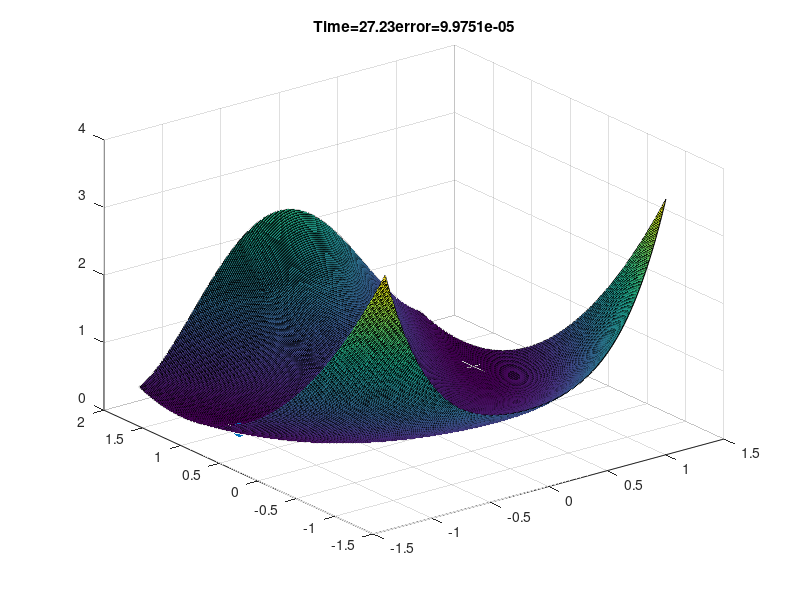

Reproduce this figure in MATLAB.
clear;
clc;

% initialize
V=@(x,y) (x.^2-1).^2/4 + (y-x.^2).^2/2; % Rosenbrock function
dV=@(x,y) [(x.^2-1).*x+(x.^2-y).*x*2;y-x.^2]; 
threshold=1E-4; 
h=0.01; 

x0=-0.5;
y0=0.1; 

x=x0;
y=y0; 

% display contour
xSpan=[-1.2:0.01:1.2];
ySpan=[-1.2:0.01:2];
[XSpan,YSpan]=meshgrid(xSpan,ySpan);
surf(XSpan,YSpan,V(XSpan,YSpan)); 

hold on
dot=scatter3(x,y,V(x,y),100, 'filled');

i=0;

error=norm(dV(x,y));
while (error>threshold)
    i=i+1; 
    temp=dV(x,y); 
    x=x-h*temp(1); 
    y=y-h*temp(2); 
    
    error=norm(dV(x,y)); 
    set(dot,'xdata',x,'ydata',y,'zdata', V(x,y)); 
    title(['Time=', num2str(i*h),'error=', num2str(error)]);
    drawnow
end